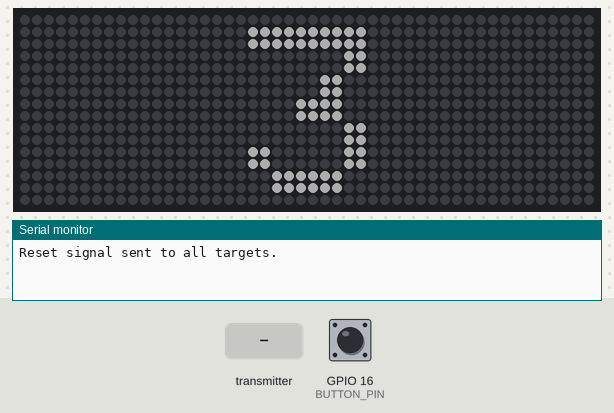
Simulated run of this sketch. Board: ESP32. Shown: 48×16 RGB LED matrix (first LED top left, wired row by row), the last lines printed to the serial monitor. Inputs (shaded band) come from the test bench; at power-on: GPIO 16 (BUTTON_PIN) HIGH. Dim RGB values are drawn brighter than linear. At 6.5 s the program restarts the board; the recording ends there.

Above: at 2.3 s.
At 3.4 s:
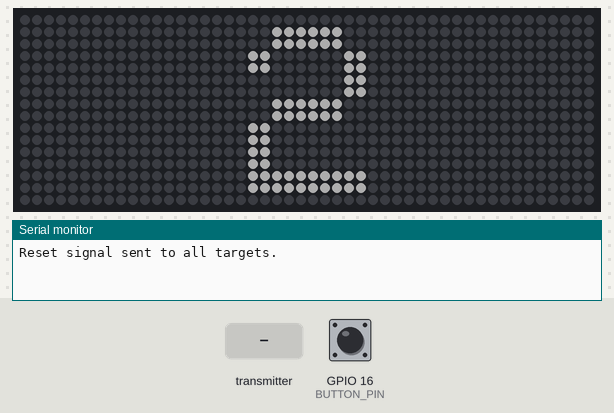
3.5 s: the transmitter starts sending hit = 1
At 5.0 s:
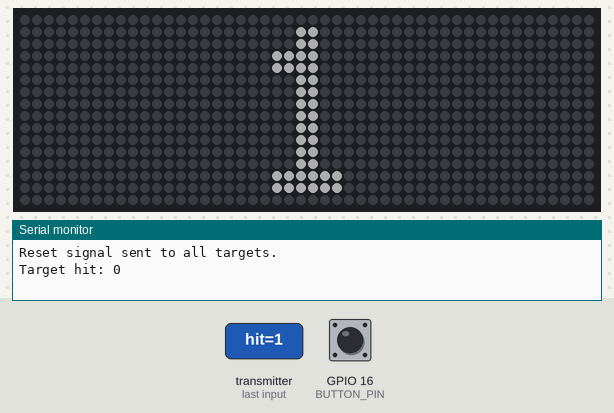
6.5 s: GPIO 16 (BUTTON_PIN) pulled LOW for 0.15 s
Timing chart, 0 to 6.5 s (numbered marks = the images above; inputs shaded):
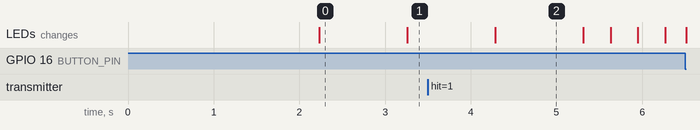

Measured:
- after the input at 6.5 s, every drawn part: stays the same
- what the display in image 0 shows lasts 1.1 s, from 2.2 s to 3.3 s

The sketch:

timer.ino
```cpp
#include <Adafruit_NeoPixel.h>
#include <Adafruit_GFX.h>
#include <Adafruit_NeoMatrix.h>
#include <esp_now.h>
#include <WiFi.h>

#define PIN 17 // The data pin for the LED matrix
#define WIDTH 48 // Width of the matrix
#define HEIGHT 16 // Height of the matrix

Adafruit_NeoMatrix matrix = Adafruit_NeoMatrix(WIDTH, HEIGHT, PIN,
  NEO_MATRIX_TOP     + NEO_MATRIX_LEFT +
  NEO_MATRIX_COLUMNS + NEO_MATRIX_ZIGZAG,
  NEO_GRB            + NEO_KHZ800);

#define BUTTON_PIN 16
#define COUNTDOWN_DURATION 3000

typedef struct struct_message {
  int id;                               // Target ID
  bool hit;                             // Hit status
} struct_message;

unsigned long startTime = 0;
unsigned long countdownStartTime;
bool timerRunning = false;
const int totalTargets = 11;            // Adjust based on your total number of targets
int targetsHit = 0;
bool targets[totalTargets] = { 0 };     // Track which targets have been hit
bool gameOver = false;                  // Flag to track if the game is over
volatile bool resetRequested = false;   // Correctly declare as a global variable


// Array to store the MAC addresses of the target ESP32s
uint8_t targetMACs[totalTargets][6] = {
  { 0x00, 0x00, 0x00, 0x00, 0x00, 0x00 },
  { 0x00, 0x00, 0x00, 0x00, 0x00, 0x00 },
  { 0x00, 0x00, 0x00, 0x00, 0x00, 0x00 },
  { 0x00, 0x00, 0x00, 0x00, 0x00, 0x00 },
  { 0x00, 0x00, 0x00, 0x00, 0x00, 0x00 },
  { 0x00, 0x00, 0x00, 0x00, 0x00, 0x00 },
  { 0x00, 0x00, 0x00, 0x00, 0x00, 0x00 },
  { 0x00, 0x00, 0x00, 0x00, 0x00, 0x00 },
  { 0x00, 0x00, 0x00, 0x00, 0x00, 0x00 },
  { 0x00, 0x00, 0x00, 0x00, 0x00, 0x00 },
  { 0x00, 0x00, 0x00, 0x00, 0x00, 0x00 }
};

// PROGRAM:
void setup() {
  matrix.begin();
  matrix.setTextWrap(false);
  matrix.setBrightness(50);
  matrix.setTextColor(matrix.Color(255, 0, 0)); // Red color

  Serial.begin(9600);
  WiFi.mode(WIFI_STA);
  if (esp_now_init() != ESP_OK) {
    Serial.println("Error initializing ESP-NOW");
    return;
  }

  for (int i = 0; i < totalTargets; i++) {
    esp_now_peer_info_t peerInfo;
    memset(&peerInfo, 0, sizeof(peerInfo));
    memcpy(peerInfo.peer_addr, targetMACs[i], 6);
    peerInfo.channel = 0;
    peerInfo.encrypt = false;
    if (esp_now_add_peer(&peerInfo) != ESP_OK) {
      Serial.print("Failed to add peer for target ");
      Serial.println(i);
    }
  }

  esp_now_register_recv_cb(OnDataRecv);
  pinMode(BUTTON_PIN, INPUT_PULLUP);
  attachInterrupt(digitalPinToInterrupt(BUTTON_PIN), requestReset, FALLING);
  sendResetSignalToTargets();
  countdownStartTime = millis();
}

void loop() {
  if (resetRequested) {
    ESP.restart();  // Handle reset outside of ISR
  }

  // During countdown, wait for it to complete before starting the timer
  if (!timerRunning && millis() - countdownStartTime < COUNTDOWN_DURATION) {
    displayCountdown(); // Display the 3-second countdown
    if (millis() - countdownStartTime == COUNTDOWN_DURATION - 1000) {
      Serial.println("Get ready...");
    }
  } else if (!timerRunning && !gameOver) {
    // Countdown finished, start the timer
    timerRunning = true;
    startTime = millis();
    Serial.println("Go!");
  }
    if (timerRunning && !gameOver) {
    displayTimer(millis() - startTime); // Update timer display
    }

  // Check if all targets have been hit and the game is not already over
  if (timerRunning && targetsHit == totalTargets && !gameOver) {
    unsigned long endTime = millis();
    Serial.print("Game Over! Total Time: ");
    Serial.print((endTime - startTime) / 1000.0);
    Serial.println(" seconds.");
    gameOver = true;              // END FLAG
  }
}

void sendResetSignalToTargets() {
  struct_message resetMsg = { -1, false };  // Reset message
  for (int i = 0; i < totalTargets; i++) {
    esp_now_send(targetMACs[i], (uint8_t *)&resetMsg, sizeof(resetMsg));
    delay(200);
  }
  Serial.println("Reset signal sent to all targets.");
}

void OnDataRecv(const uint8_t *mac, const uint8_t *incomingData, int len) {
  struct_message incomingMessage;
  memcpy(&incomingMessage, incomingData, sizeof(incomingMessage));
  if (incomingMessage.hit && !targets[incomingMessage.id]) {
    Serial.print("Target hit: ");
    Serial.println(incomingMessage.id);
    targets[incomingMessage.id] = true;  // Mark target as hit
    targetsHit++;
  }
}

void requestReset() {
  resetRequested = true;  // Set flag in ISR
}

void resetESP() {
  ESP.restart();  // Resets the ESP
}

void displayCountdown() {
  int textSize = 2;
  matrix.setTextSize(textSize);
  matrix.setTextColor(matrix.Color(255, 255, 255));

  for (int i = 3; i > 0; i--) {
    matrix.fillScreen(0);
    String numStr = String(i);
    int numWidth = 6 * textSize * numStr.length();
    int x = (WIDTH - numWidth) / 2 +1;
    int y = (HEIGHT - 8 * textSize) / 2 +1;

    matrix.setCursor(x, y);
    matrix.print(i);
    matrix.show();
    delay(1000);
  }
}

void displayTimer(unsigned long elapsedTime) {
  matrix.setTextSize(1);
  unsigned long seconds = (elapsedTime / 1000) % 60;
  unsigned long minutes = (elapsedTime / (1000 * 60)) % 60;
  unsigned long milliseconds = (elapsedTime % 1000) / 10;

  char buf[20];
  sprintf(buf, "%02lu:%02lu.%02lu", minutes, seconds, milliseconds);
  int textWidth = 6 * strlen(buf);
  matrix.fillScreen(0);
  int x = (WIDTH - textWidth) / 2;
  int y = (HEIGHT - 8) / 2;
  matrix.setCursor(x, y);
  matrix.print(buf);
  matrix.show();
}
```
